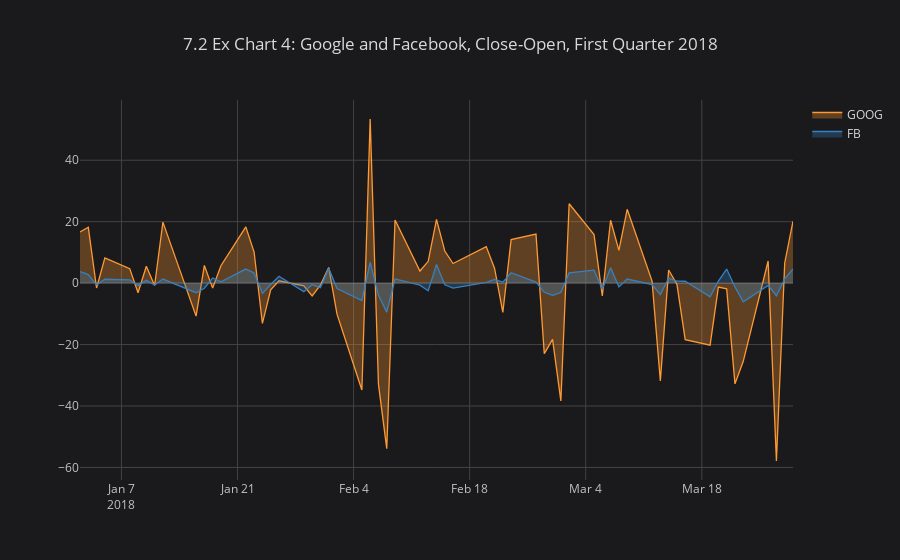

Source (notebook cell):
### Markdown cell above
# Ex Chart 4  
- Fill a dataframe (df_open_close) with the difference in opening and closing prices for Google and Facebook
  - Note:  You can get that by creating a new dataframe that is df_closing - df_open 
- Do this just for the first quarter of 2018  
- Chart Type: Filled Line Chart

### Code cell
start = dt.datetime(2018, 1, 1)
end = dt.datetime(2018, 3, 31)
index = ['GOOG', 'FB']
df = web.DataReader(index, 'yahoo', start, end)
df_open = df['Open']
df_open_close = (df['Close']-df['Open'])
df_open_close.head()

df_open_close[index].iplot(kind='line',
                        fill=True,
                    theme='space',
                     title='7.2 Ex Chart 4: Google and Facebook, Close-Open, First Quarter 2018')

### Figure 1 — Plotly figure (JSON) as saved in the notebook; plotly's stock layout.template omitted (floating-point values rounded to 4 significant figures)
{"data": [{"fill": "tozeroy", "fillcolor": "rgba(255, 153, 51, 0.3)", "line": {"color": "rgba(255, 153, 51, 1.0)", "dash": "solid", "shape": "linear", "width": 1.3}, "mode": "lines", "name": "GOOG", "text": "", "type": "scatter", "uid": "95690999-5bd1-4347-bb14-e00792150c9a", "x": ["2018-01-02", "2018-01-03", "2018-01-04", "2018-01-05", "2018-01-08", "2018-01-09", "2018-01-10", "2018-01-11", "2018-01-12", "2018-01-16", "2018-01-17", "2018-01-18", "2018-01-19", "2018-01-22", "2018-01-23", "2018-01-24", "2018-01-25", "2018-01-26", "2018-01-29", "2018-01-30", "2018-01-31", "2018-02-01", "2018-02-02", "2018-02-05", "2018-02-06", "2018-02-07", "2018-02-08", "2018-02-09", "2018-02-12", "2018-02-13", "2018-02-14", "2018-02-15", "2018-02-16", "2018-02-20", "2018-02-21", "2018-02-22", "2018-02-23", "2018-02-26", "2018-02-27", "2018-02-28", "2018-03-01", "2018-03-02", "2018-03-05", "2018-03-06", "2018-03-07", "2018-03-08", "2018-03-09", "2018-03-12", "2018-03-13", "2018-03-14", "2018-03-15", "2018-03-16", "2018-03-19", "2018-03-20", "2018-03-21", "2018-03-22", "2018-03-23", "2018-03-26", "2018-03-27", "2018-03-28", "2018-03-29"], "y": [16.66, 18.17, -1.6, 8.23, 4.71, -3.14, 5.51, -0.78, 19.85, -10.75, 5.76, -1.62, 5.68, 18.32, 10.12, -13.09, -2.16, 0.76, -0.9, -4.14, -0.63, 5.09, -10.1, -34.8, 53.42, -32.96, -53.89, 20.53, 3.94, 7.1, 20.75, 10.45, 6.39, 11.89, 4.87, -9.56, 14.15, 15.95, -22.95, -18.3, -38.35, 25.84, 15.79, -4.16, 20.45, 10.68, 24.04, 0.65, -31.83, 4.28, -0.38, -18.41, -20.19, -1.29, -1.86, -32.8, -25.46, 7.21, -57.9, 6.56, 20.16]}, {"fill": "tozeroy", "fillcolor": "rgba(55, 128, 191, 0.3)", "line": {"color": "rgba(55, 128, 191, 1.0)", "dash": "solid", "shape": "linear", "width": 1.3}, "mode": "lines", "name": "FB", "text": "", "type": "scatter", "uid": "322d1cb5-6918-4060-9028-b5fb98cb0086", "x": ["2018-01-02", "2018-01-03", "2018-01-04", "2018-01-05", "2018-01-08", "2018-01-09", "2018-01-10", "2018-01-11", "2018-01-12", "2018-01-16", "2018-01-17", "2018-01-18", "2018-01-19", "2018-01-22", "2018-01-23", "2018-01-24", "2018-01-25", "2018-01-26", "2018-01-29", "2018-01-30", "2018-01-31", "2018-02-01", "2018-02-02", "2018-02-05", "2018-02-06", "2018-02-07", "2018-02-08", "2018-02-09", "2018-02-12", "2018-02-13", "2018-02-14", "2018-02-15", "2018-02-16", "2018-02-20", "2018-02-21", "2018-02-22", "2018-02-23", "2018-02-26", "2018-02-27", "2018-02-28", "2018-03-01", "2018-03-02", "2018-03-05", "2018-03-06", "2018-03-07", "2018-03-08", "2018-03-09", "2018-03-12", "2018-03-13", "2018-03-14", "2018-03-15", "2018-03-16", "2018-03-19", "2018-03-20", "2018-03-21", "2018-03-22", "2018-03-23", "2018-03-26", "2018-03-27", "2018-03-28", "2018-03-29"], "y": [3.74, 2.79, -0.57, 1.26, 1.08, -0.83, 0.9, -0.63, 1.31, -3.11, -1.66, 1.67, 0.44, 4.57, 3.3, -3.34, -0.47, 2.25, -2.77, -0.5, -1.48, 4.87, -1.76, -5.67, 6.74, -3.97, -9.43, 1.35, -0.65, -2.47, 6.07, -0.54, -1.63, 0.24, 1.2, 0.29, 3.39, 0.35, -2.99, -3.98, -3.07, 3.33, 4.2, -2, 4.97, -1.22, 1.32, -0.47, -3.73, 1.59, 0.62, 0.6, -4.45, 0.68, 4.59, -1.24, -6.05, -0.76, -4.09, 1.38, 4.64]}], "layout": {"legend": {"bgcolor": "#1A1A1C", "font": {"color": "#D9D9D9"}}, "paper_bgcolor": "#1A1A1C", "plot_bgcolor": "#1A1A1C", "title": {"font": {"color": "#D9D9D9"}, "text": "7.2 Ex Chart 4: Google and Facebook, Close-Open, First Quarter 2018"}, "xaxis": {"gridcolor": "#434343", "showgrid": true, "tickfont": {"color": "#C2C2C2"}, "title": {"font": {"color": "#D9D9D9"}, "text": ""}, "zerolinecolor": "#666570"}, "yaxis": {"gridcolor": "#434343", "showgrid": true, "tickfont": {"color": "#C2C2C2"}, "title": {"font": {"color": "#D9D9D9"}, "text": ""}, "zerolinecolor": "#666570"}}}
